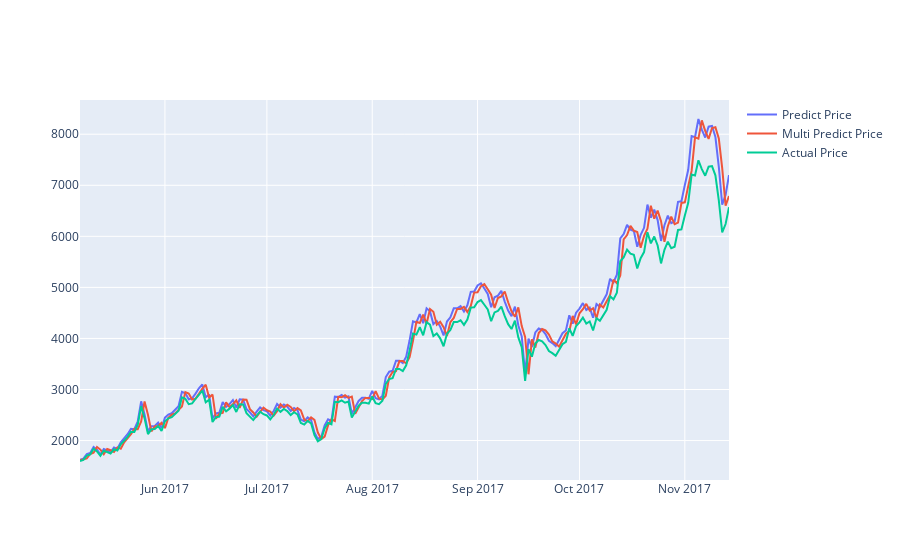

This figure's notebook cell:
### Markdown cell above
#### Plot line graph with actual price, predicted price with feature `Weighted Price`, predicted price with features `Volume` and `Weighted Price`

### Code cell
actual_chart = go.Scatter(x=predictDates, y=inv_y, name= 'Actual Price')
multi_predict_chart = go.Scatter(x=predictDates, y=inv_yhat, name= 'Multi Predict Price')
predict_chart = go.Scatter(x=predictDates, y=yhat_reshape, name= 'Predict Price')
py.iplot([predict_chart, multi_predict_chart, actual_chart])

### Figure 1 — Plotly figure (JSON) as saved in the notebook; plotly's stock layout.template omitted (floating-point values rounded to 4 significant figures; data arrays with more than 128 entries replaced by an {"elided": "..."} marker saying what was removed)
{"data": [{"name": "Predict Price", "type": "scatter", "x": {"elided": "192 str values"}, "y": {"elided": "192 float values"}}, {"name": "Multi Predict Price", "type": "scatter", "x": {"elided": "192 str values"}, "y": {"elided": "193 float values"}}, {"name": "Actual Price", "type": "scatter", "x": {"elided": "192 str values"}, "y": {"elided": "193 float values"}}], "layout": {}}
